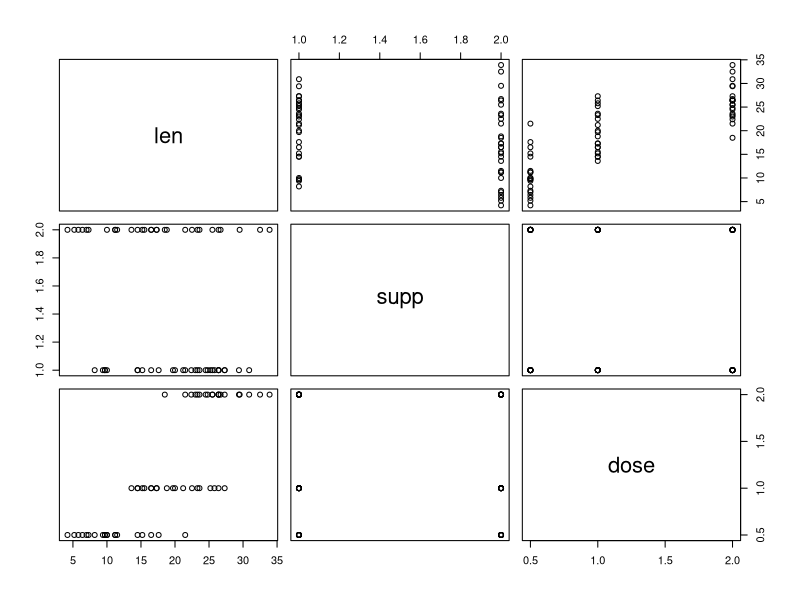
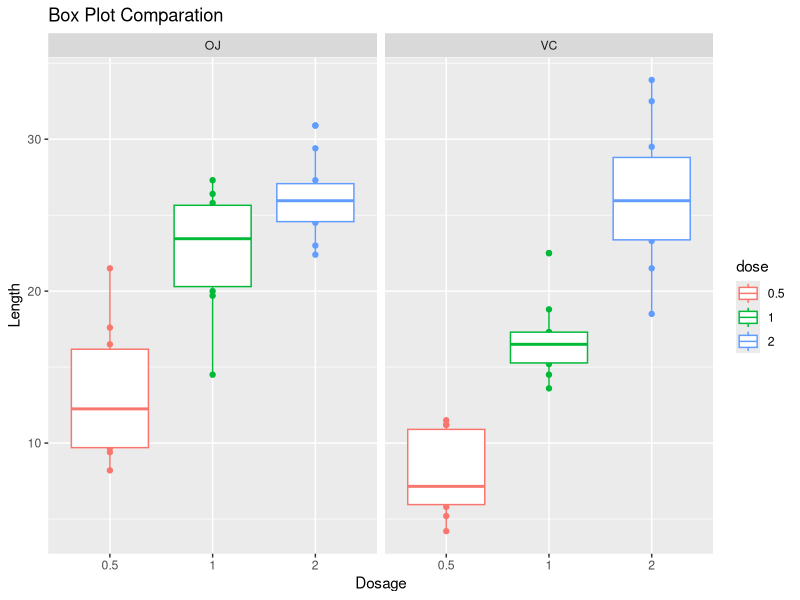

Generate these figures, in order, with R:
## ---- chunk 1
knitr::opts_chunk$set(echo = TRUE)
## ---- chunk 2
library(tidyverse)
data("ToothGrowth")
str(ToothGrowth)
dim(ToothGrowth)
head(ToothGrowth)
tail(ToothGrowth)
## ---- chunk 3
names(ToothGrowth)
summary(ToothGrowth)
plot(ToothGrowth)
## ---- chunk 4
ToothGrowth$dose<-as.factor(ToothGrowth$dose)
## ---- chunk 5

ToothGrowth %>% ggplot(aes(dose,len, color = dose)) + geom_point() + geom_boxplot() + facet_grid(~supp) + xlab("Dosage") + ylab("Length") + ggtitle("Box Plot Comparation")

## ---- chunk 6
t.test(len~supp, data = ToothGrowth)
## ---- chunk 7
dose01 <- c(0.5, 2)
tooth_comp <- subset(ToothGrowth,ToothGrowth$dose %in% dose01)
t.test(len~dose, data = tooth_comp)
